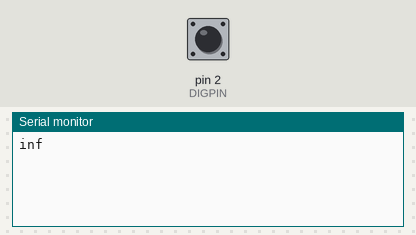
The sketch below on a simulated Arduino Uno, built with avr-gcc and run on an emulated ATmega328P. Shown: the last lines printed to the serial monitor. Inputs (shaded band) come from the test bench; at power-on: pin 2 (DIGPIN) HIGH.

Above: at 1.2 s.
1.3 s: pin 2 (DIGPIN) pulled LOW for 0.15 s
At 1.9 s:
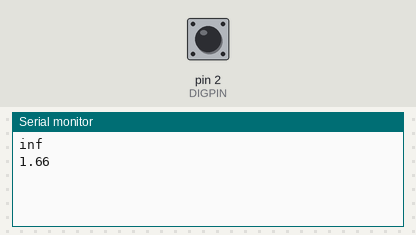
2.9 s: pin 2 (DIGPIN) pulled LOW for 1 s
At 4.4 s:
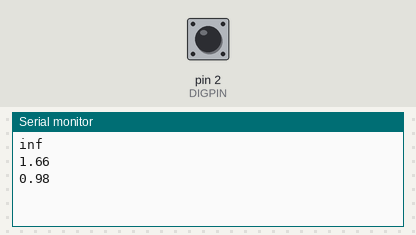
5.4 s: pin 2 (DIGPIN) pulled LOW for 0.15 s
At 6.2 s:
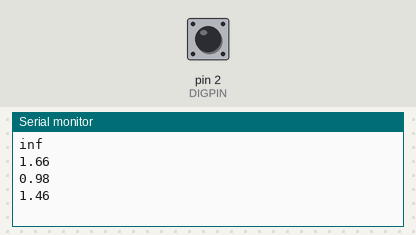

The sketch:

ReedSwitch.ino
```cpp
/*
Title: Calculate Linear Speed of Wheel from Reed Switch
Author: Parker Schless (pis7)
Date: 7/26/23
Version: 1.0

Summary:
This code reads the ADc value from a reed switch and uses the time between magnet detections (signal peaks) to calculate speed from
the equation v = d / t where d is the circumference of the wheel and t is the time between magnet detections.

References:
- ADC: https://www.electronicwings.com/arduino/adc-in-arduino, https://cdn.arduino.cc/reference/en/language/functions/analog-io/analogreference/
- Serial: https://www.arduino.cc/reference/en/language/functions/communication/serial/
*/

float maxDigVal = 1023; // Maximum digital value of ADC (10-bit ADC for the boards we are using)

// Initialize variables - CHANGE FOLLOWING PARAMETERS AS NEEDED (MUST MATCH IN PYTHON) -----------------------------------------
#define BAUDRATE 9600 // Serial baudrate
#define DIGPIN 2 // GPIO pin used for reed switch input
#define DELAYTIME 1 // Delay time in msec
#define CIRCUM 2*3.14159265*0.5625 // 2*pi*radius (ft)
float vref = 5.0; // Reference voltage used
int prevTime = 0;
int thisTime = 0;
bool getPtDone = false;


// Main functions, REMEMBER TO FLASH CODE TO ARDUINO IF CHANGES MADE -----------------------------------------------------------

void setup() {
 pinMode(DIGPIN, INPUT_PULLUP); // Configure GPIO pin to be pulled high when reed switch is off (not conducting)
 Serial.begin(BAUDRATE); // Sets up serial with specified baudrate
}

void loop() {
  int magState = digitalRead(DIGPIN);
  if (magState == HIGH && getPtDone == false) { // If pin goes high and it was not previously high then calculate speed and print to console
    prevTime = thisTime;
    thisTime = millis(); // Obtain time points
    float speed = CIRCUM / (float) (thisTime - prevTime); // v = d/t in ft/ms
    speed = 1000.0 * 3600.0 * speed / 5280.0; // get v in mph
    Serial.println(speed);
    getPtDone = true;
  }
  if (magState == LOW && getPtDone == true) { // If pin goes low and it was previously high then reset time trigger
    getPtDone = false;
  }
  delay(DELAYTIME); // delay for specified time before sending next sample
}
```

Measured:
- after the input at 1.3 s, the serial monitor: prints a new line after 0.15 s (image 1)
- after the input at 2.9 s, the serial monitor: prints a new line after 1.0 s (image 2)
- after the input at 5.4 s, the serial monitor: prints a new line after 0.15 s (image 3)
